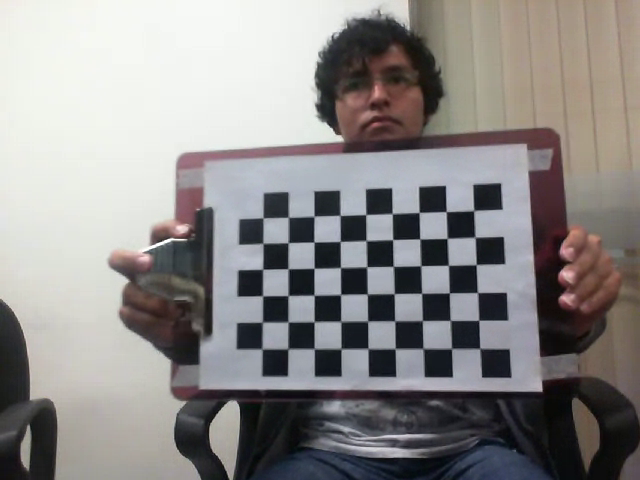
#> input picture frame 575 of projecto 1/avance 3/others/videos/lifecam_chessboard.webm, 640 x 480 px, given in place of PadronAnillos_01.avi, which was not available
$ jupyter execute --allow-errors integralesProy.ipynb   (shell and % lines are left out)   (Python 2 division)
#> lines starting #> are read from the running program, lines starting #| are printed output that depends on the picture; after the words box and inside, x2 and y2 are one past the last pixel; in counts of white or black regions, pixels touching at a corner belong together; pictures that were not available may be replaced by others from this repository, and a replacement may not be noted
[cell 1]
import cv2
import numpy as np
import matplotlib.pyplot as plt

[cell 2]
def show(img):
    cv2.imshow('img',img)
    cv2.waitKey(0)
    cv2.destroyAllWindows()

def draw(row,img):
    img_copy = img.copy()
    cv2.line(img_copy,(0,row),(img_copy.shape[1]-1,row),(255,0,0),1)
    show(img_copy)

def draw_lines(img):
    img_ = img.copy()
    h,w = img.shape
    p = 8;
    rate = int(h/p)
    answer = []
    for r in range(p):
        cv2.line(img_,(0,r*rate),(img_.shape[1]-1,r*rate),(255,0,0),1)
        answer.append(r*rate)
    show(img_)
    return answer

def process_(lista):
    result = []

    for i in range(len(lista)):
        val = 0
        '''
        if i == len(lista)-4:
            val = (lista[i]+lista[i+1]+lista[i+2]+lista[i+3])/4
        elif i == len(lista)-3:
            val = (lista[i]+lista[i+1]+lista[i+2])/3
        '''
        if i == len(lista)-2:
            val = (int(lista[i])+int(lista[i+1]))/2
        elif i == len(lista)-1:
            val = int(lista[i])
        else:
            val = (int(lista[i])+int(lista[i+1])+int(lista[i+2]))/3
            #if i == 0:
             #   print(lista[i]+lista[i+1]+lista[i+2])
        result.append(val)

    return result

[cell 3]
img = cv2.imread('anillos.png')
#> (the rest of this cell did not finish here and is left out)

[cell 4]
cap = cv2.VideoCapture('PadronAnillos_01.avi')

if (cap.isOpened()== False):
    print("Error opening video stream or file")

#> (a cell that did not finish here is left out)

#> (a cell that did not finish here is left out)

#> (a cell that did not finish here is left out)

#> (a cell that did not finish here is left out)

[cell 9]
ret, frame = cap.read()
#> frame is the input picture: shape (480, 640, 3); mean B, G, R 137.2, 138.3, 141

[cell 10]
frame_gray = cv2.cvtColor(frame,cv2.COLOR_BGR2GRAY)
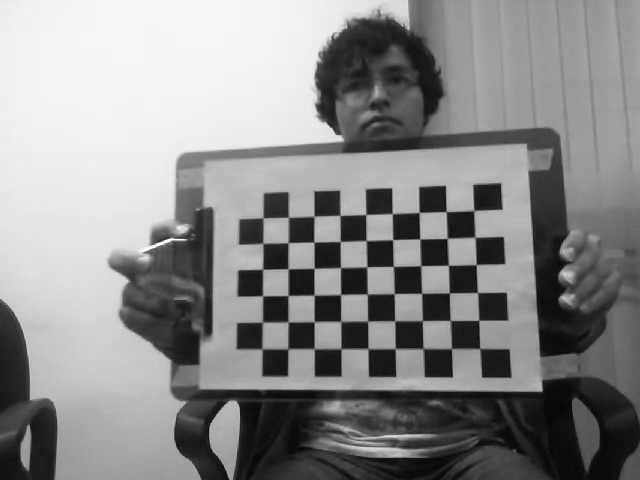
#> frame_gray: shape (480, 640); min 4, max 255, mean 138.9
thresh = 100
frame_bin = cv2.threshold(frame_gray, thresh, 255, cv2.THRESH_BINARY)[1]
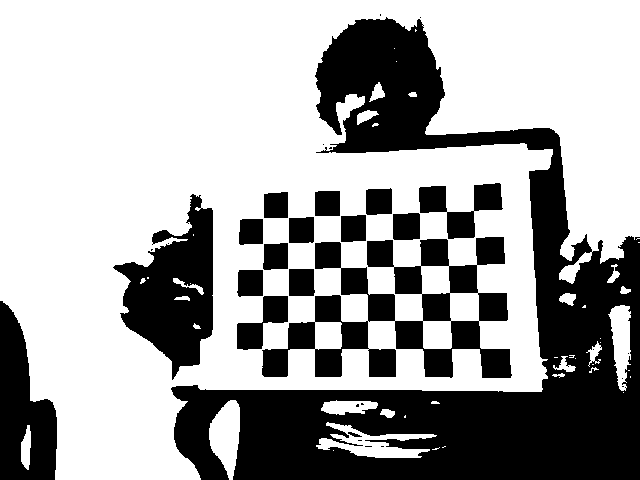
#> frame_bin: shape (480, 640); 64.9% white; 32 black regions (15 under 20 px), largest, box (x1, y1, x2, y2) and area: (171, 17, 640, 480) 66663, (262, 237, 512, 378) 14850, (113, 194, 213, 380) 9781

[cell 11]
#draw(220, frame_gray)
#%matplotlib inline
rows = draw_lines(frame_gray)
#> after the loop in draw_lines, `for r in range(p):`:
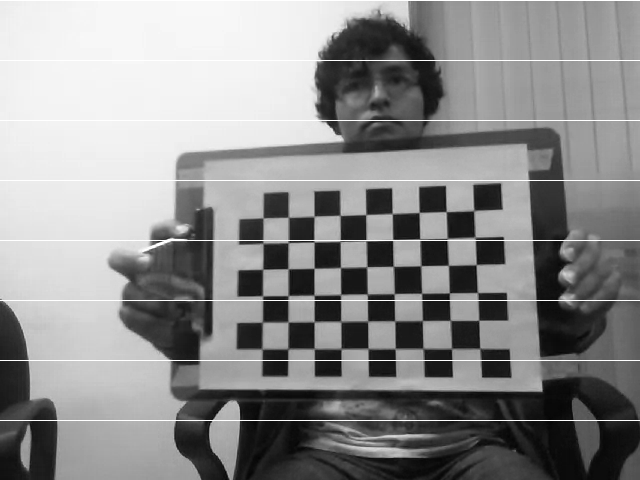
#> img_: shape (480, 640); 1.67% of pixels changed, all inside (x1, y1, x2, y2) = (0, 0, 640, 421)
#> after the loop in draw_lines, `for r in range(p):`: answer = [0, 60, 120, 180, 240, 300, 360, 420]
#> rows = [0, 60, 120, 180, 240, 300, 360, 420]
x = [i for i in range(frame_gray.shape[1])]
#> x = 640 values from 0 to 639

y = frame_gray[rows[1]]
#> y = 640 values, max 247 at index 112, min 21 at index 418, mean 181
print rows
#| [0, 60, 120, 180, 240, 300, 360, 420]
plt.plot(x,y,'ro',x,y,'k')
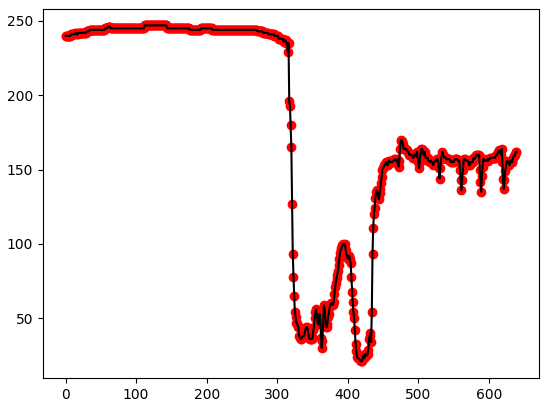
#> figure drawn by matplotlib, 1 panel; curve peaks at x = 112, y = 247; curve peaks at x = 112, y = 247

[cell 12]
y = frame_gray[rows[4]]
#> y = 640 values, max 255 at index 166, min 12 at index 446, mean 134.9
plt.plot(x,y,'ro',x,y,'k')
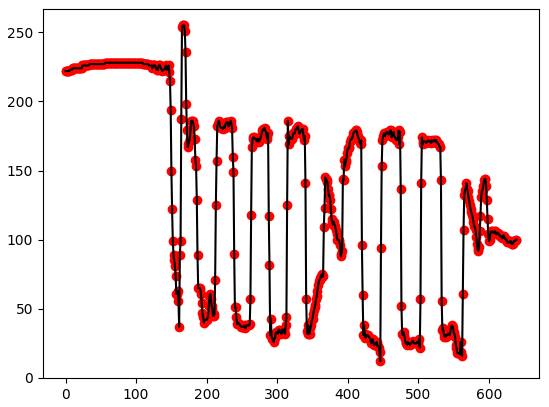
#> figure drawn by matplotlib, 1 panel; curve peaks at x = 166, y = 255; curve peaks at x = 166, y = 255

[cell 13]
#%matplotlib
y = frame_bin[rows[5]]
#> y = 640 values, max 255 at index 0, min 0 at index 123, mean 131.1
plt.plot(x,y,'ro',x,y,'k')
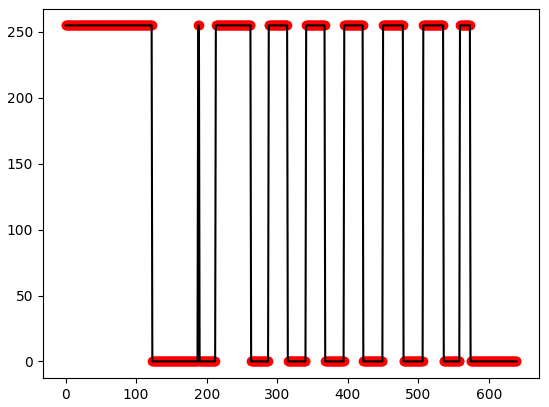
#> figure drawn by matplotlib, 1 panel; curve peaks at x = 0, y = 255; curve peaks at x = 0, y = 255

[cell 14]
y_ = y.tolist()
#> y_ has the same summary as y

media = process_(y_)
#> after the loop in process_, `for i in range(len(lista)):`: result = 640 values, max 255 at index 0, min 0 at index 123, mean 130.7
#> media has the same summary as result in process_
#> (the rest of this cell did not finish here and is left out)

[cell 15]
# ya tenemos la señal ahora encontrar las frecuencias
def frecuencias(signal):
    points = []
    for i in range(len(signal)-1):
        s,ns = signal[i], signal[i+1]
        if s == 255 and ns == 0:
            points.append(i)

    answer = []
    for i in range(len(points)-1):
        answer.append(points[i+1]-points[i])
    return answer, points

# comprobemos que ondas se parecen
def match_signals(fcs):
    fcs.append(0)
    match = 0
    answer = []
    for i in range(len(fcs)-1):
        f1, f2 = fcs[i], fcs[i+1]
        fm = (f1+f2)/2
        if abs(f1-fm) < 0.2*f1:
            match += 1
        else:
            # comprobar si en el pasado hay una secuencia se ondas parecidas
            # asumimos por lo menos 3 patrones reconocidos
            if match > 2:
                answer.append((i-match, i))
            match = 0
    return answer

# encontrar flanco de bajada blanco->negro
# [60 lines left out: functions find_edge, find_row_with_min, new_col_in_new_frame, not called in this run]

[cell 16]
sample = frame_bin[rows[3]]
#> sample = 640 values, max 255 at index 0, min 0 at index 530, mean 241.5
#sample = img_bin[271]
fcs, points = frecuencias(sample)
#> the loop in frecuencias, `for i in range(len(signal)-1):` made 639 passes
#> ns on passes 1 to 3: 255, 255, 255
#> after the loop in frecuencias, `for i in range(len(signal)-1):`: points = [529]
#> after the loop in frecuencias, `for i in range(len(points)-1):`: answer = []
#> fcs = []; points = [529]
m_s = match_signals(fcs)
#> after the loop in match_signals, `for i in range(len(fcs)-1):`: answer = []
#> m_s = []
#> (the rest of this cell did not finish here and is left out)

[cell 17]
cap = cv2.VideoCapture('calibration_mslifecam.avi')
row = 240#271
col = 0
flag = True
i = 0
cv2.namedWindow('image',0)
cv2.namedWindow('sample',0)
while(True):
    # Capture frame-by-frame
    ret, frame = cap.read()
    if ret== False: break

    gray = cv2.cvtColor(frame, cv2.COLOR_BGR2GRAY)
    binary = cv2.threshold(gray, 50, 255, cv2.THRESH_BINARY)[1]
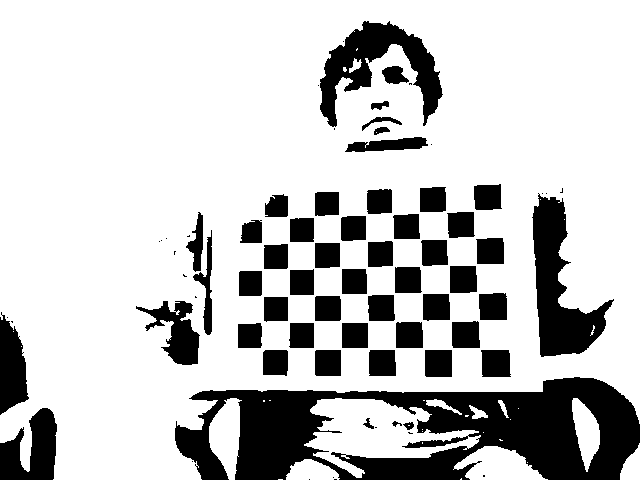
#> binary: shape (480, 640); 77.6% white; 75 black regions (24 under 20 px), largest, box (x1, y1, x2, y2) and area: (175, 377, 640, 480) 26666, (532, 193, 614, 357) 5807, (320, 21, 443, 127) 5095
    '''
    if flag:
        binary = cv2.threshold(gray, 50, 255, cv2.THRESH_BINARY)[1]
    else:
        sub_img = gray[row:row+600, col:col+440]
        ret, img_b = cv2.threshold(sub_img, 0, 255, cv2.THRESH_BINARY+cv2.THRESH_OTSU)
        binary = cv2.threshold(gray, ret, 255, cv2.THRESH_BINARY)[1]
        cv2.imshow('sample',sub_img)

    # processing first time
    if flag:
        antigua = gray
        fcs, points = frecuencias(binary[row])
        m_s = match_signals(fcs)
        index = m_s[0][0]
        col = points[index]
        row, col = find_row_with_min(binary, row, col)
        flag = False

    else:
        new_c = new_col_in_new_frame(binary, row, col)
        row, col = find_row_with_min(binary, row, new_c)

    cv2.line(gray,(0,row),(gray.shape[1]-1,row),(255,0,0),1)
    cv2.line(gray,(col,0),(col,gray.shape[0]-1),(255,0,0),1)
    '''

    cv2.imshow('image', binary)

    if cv2.waitKey(100) & 0xFF == ord('q'):
#> (key q is pressed here)
        break

    #if (i > 220 and i< 231):
     #   cv2.imwrite(str(i)+'.jpg', gray)
    print i, row, col
    antigua = gray
    cv2.imwrite(str(i)+'.jpg', frame)
    i += 1
# When everything done, release the capture
cap.release()
cv2.destroyAllWindows()

[cell 18]
img = cv2.imread('152.jpg',0)
ret, img_b = cv2.threshold(img, 0, 255, cv2.THRESH_BINARY+cv2.THRESH_OTSU)
#> ret = 0
print ret
#| 0.0
res = np.hstack((img,img_b))
show(img_b)

[cell 19]
img1 = cv2.imread('56.jpg',0)
img2 = cv2.imread('57.jpg',0)
img3 = cv2.imread('58.jpg',0)
#> (the rest of this cell did not finish here and is left out)

[cell 20]
cap = cv2.VideoCapture('Kinect2_rgb.avi')
ret, frame2 = cap.read()
draw(240,frame2[0:600])
#> in draw, `cv2.line(img_copy,(0,row),(img_copy.shape[1]-1,row),(255,0,0),1)`:
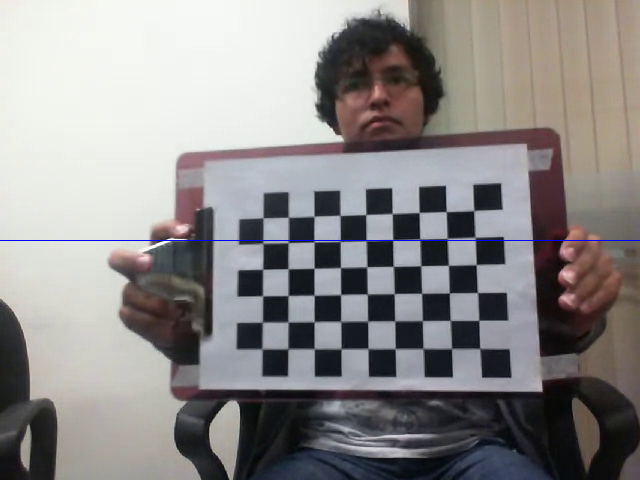
#> img_copy: shape (480, 640, 3); 0.21% of pixels changed, all inside (x1, y1, x2, y2) = (0, 240, 640, 241)
cap.release()

[cell 21]
#show(frame_bin[0:600])
#draw(rows[3], frame_gray)

frame2_gray = cv2.cvtColor(frame2,cv2.COLOR_BGR2GRAY)
frame2_bin = cv2.threshold(frame2_gray, thresh, 255, cv2.THRESH_BINARY)[1]

cv2.imshow('img1',frame_bin[0:600])
cv2.imshow('img2', frame2_bin[0:600])
cv2.waitKey(0)
cv2.destroyAllWindows()

#> (a cell that did not finish here is left out)

[cell 23]
# veamos en el espacio de la frecuencia
#img = cv2.imread('anillos.png',0)
img = frame_gray
img_float32 = np.float32(img)

dft = cv2.dft(img_float32, flags = cv2.DFT_COMPLEX_OUTPUT)
dft_shift = np.fft.fftshift(dft)

magnitude_spectrum = 20*np.log(cv2.magnitude(dft_shift[:,:,0],dft_shift[:,:,1]))
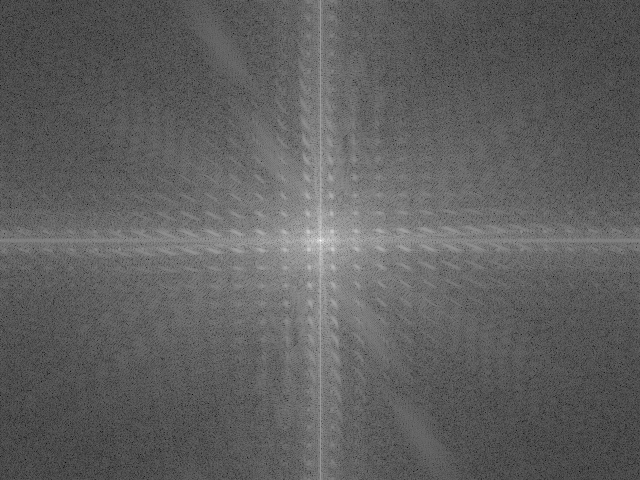
#> magnitude_spectrum: shape (480, 640) float32; min 13.65, max 351.4, mean 141; drawn with min black and max white

plt.imshow(magnitude_spectrum, cmap = 'gray')
# [7 lines of commented-out code are left out]

[cell 24]
y = frame_gray[220]
#> y = 640 values, max 232 at index 68, min 22 at index 457, mean 142.4
x = [i for i in range(y.shape[0])]
plt.plot(x,y,'ro',x,y,'k')
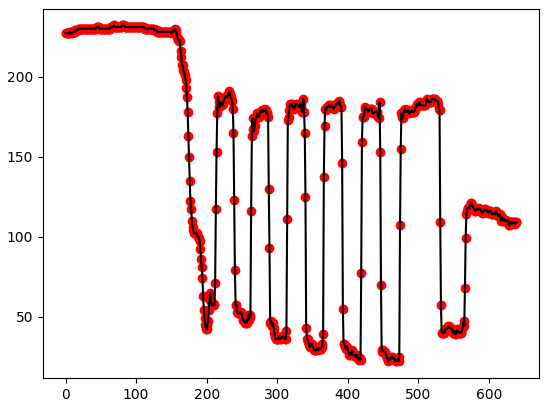
#> figure drawn by matplotlib, 1 panel; curve peaks at x = 68, y = 232; curve peaks at x = 68, y = 232
